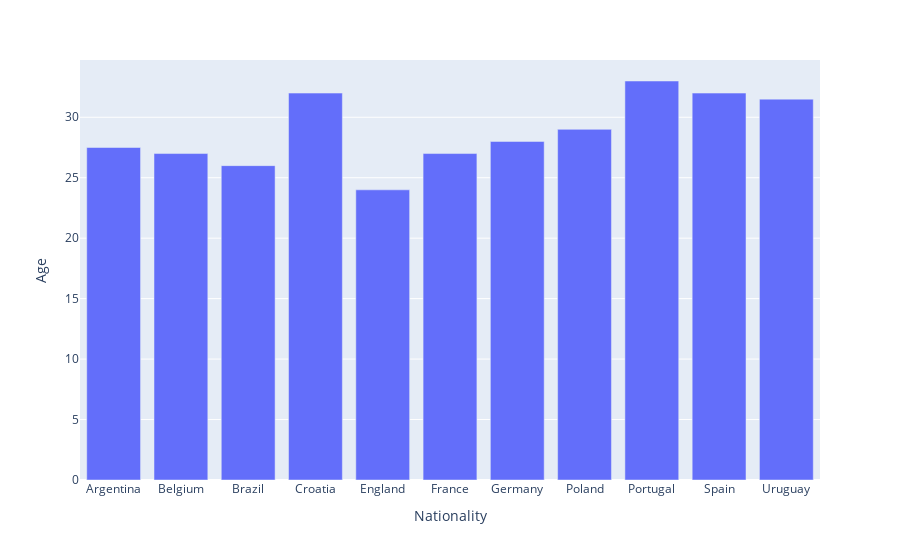

The notebook cell saved with this chart:
### Code cell
px.bar(grafico_1, x=grafico_1.index, y=grafico_1['Age'])

### Figure 1 — Plotly figure (JSON) as saved in the notebook; plotly's stock layout.template omitted (floating-point values rounded to 4 significant figures)
{"data": [{"alignmentgroup": "True", "hovertemplate": "Nationality=%{x}<br>Age=%{y}<extra></extra>", "legendgroup": "", "marker": {"color": "#636efa", "pattern": {"shape": ""}}, "name": "", "offsetgroup": "", "orientation": "v", "showlegend": false, "textposition": "auto", "type": "bar", "x": ["Argentina", "Belgium", "Brazil", "Croatia", "England", "France", "Germany", "Poland", "Portugal", "Spain", "Uruguay"], "xaxis": "x", "y": [27.5, 27, 26, 32, 24, 27, 28, 29, 33, 32, 31.5], "yaxis": "y"}], "layout": {"barmode": "relative", "legend": {"tracegroupgap": 0}, "margin": {"t": 60}, "xaxis": {"anchor": "y", "domain": [0, 1], "title": {"text": "Nationality"}}, "yaxis": {"anchor": "x", "domain": [0, 1], "title": {"text": "Age"}}}}
